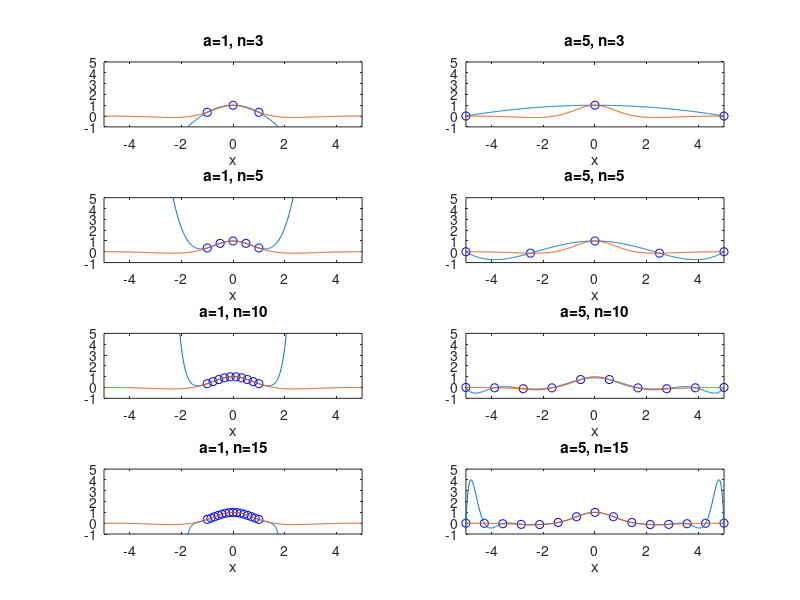

Here is the MATLAB script that generated this plot:
a = 1;
n = 3;
xs = linspace(-a,a,n);
ys = cos(xs)./cosh(xs);
[p,S] = polyfit(xs,ys,n-1);
f = @(xes) polyval(p,xes);
subplot(4,2,1)
plot(xs,ys,'bo')
hold on
ezplot(f)
ezplot('cos(x)/cosh(x)')
title('a=1, n=3');
xlim([-5 5]);
ylim([-1 5]);
hold off

a = 5;
n = 3;
xs = linspace(-a,a,n);
ys = cos(xs)./cosh(xs);
[p,S] = polyfit(xs,ys,n-1);
f = @(xes) polyval(p,xes);
subplot(4,2,2)
plot(xs,ys,'bo')
hold on
ezplot(f)
ezplot('cos(x)/cosh(x)')
title('a=5, n=3');
xlim([-5 5]);
ylim([-1 5]);
hold off

a = 1;
n = 5;
xs = linspace(-a,a,n);
ys = cos(xs)./cosh(xs);
[p,S] = polyfit(xs,ys,n-1);
f = @(xes) polyval(p,xes);
subplot(4,2,3)
plot(xs,ys,'bo')
hold on
ezplot(f)
ezplot('cos(x)/cosh(x)')
title('a=1, n=5');
xlim([-5 5]);
ylim([-1 5]);
hold off

a = 5;
n = 5;
xs = linspace(-a,a,n);
ys = cos(xs)./cosh(xs);
[p,S] = polyfit(xs,ys,n-1);
f = @(xes) polyval(p,xes);
subplot(4,2,4)
plot(xs,ys,'bo')
hold on
ezplot(f)
ezplot('cos(x)/cosh(x)')
title('a=5, n=5');
xlim([-5 5]);
ylim([-1 5]);
hold off

a = 1;
n = 10;
xs = linspace(-a,a,n);
ys = cos(xs)./cosh(xs);
[p,S] = polyfit(xs,ys,n-1);
f = @(xes) polyval(p,xes);
subplot(4,2,5)
plot(xs,ys,'bo')
hold on
ezplot(f)
ezplot('cos(x)/cosh(x)')
title('a=1, n=10');
xlim([-5 5]);
ylim([-1 5]);
hold off

a = 5;
n = 10;
xs = linspace(-a,a,n);
ys = cos(xs)./cosh(xs);
[p,S] = polyfit(xs,ys,n-1);
f = @(xes) polyval(p,xes);
subplot(4,2,6)
plot(xs,ys,'bo')
hold on
ezplot(f)
ezplot('cos(x)/cosh(x)')
title('a=5, n=10');
xlim([-5 5]);
ylim([-1 5]);
hold off

a = 1;
n = 15;
xs = linspace(-a,a,n);
ys = cos(xs)./cosh(xs);
[p,S] = polyfit(xs,ys,n-1);
f = @(xes) polyval(p,xes);
subplot(4,2,7)
plot(xs,ys,'bo')
hold on
ezplot(f)
ezplot('cos(x)/cosh(x)')
title('a=1, n=15');
xlim([-5 5]);
ylim([-1 5]);
hold off

a = 5;
n = 15;
xs = linspace(-a,a,n);
ys = cos(xs)./cosh(xs);
[p,S] = polyfit(xs,ys,n-1);
f = @(xes) polyval(p,xes);
subplot(4,2,8)
plot(xs,ys,'bo')
hold on
ezplot(f)
ezplot('cos(x)/cosh(x)')
title('a=5, n=15');
xlim([-5 5]);
ylim([-1 5]);
hold off
